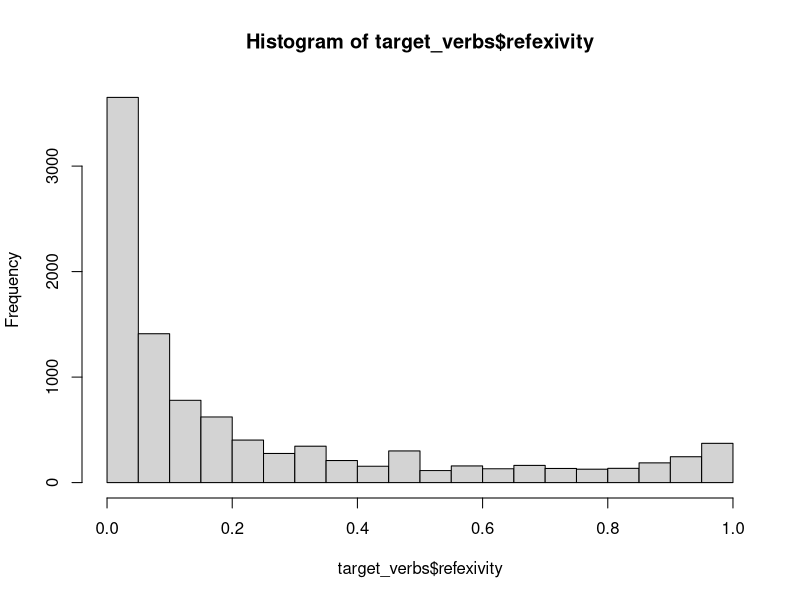
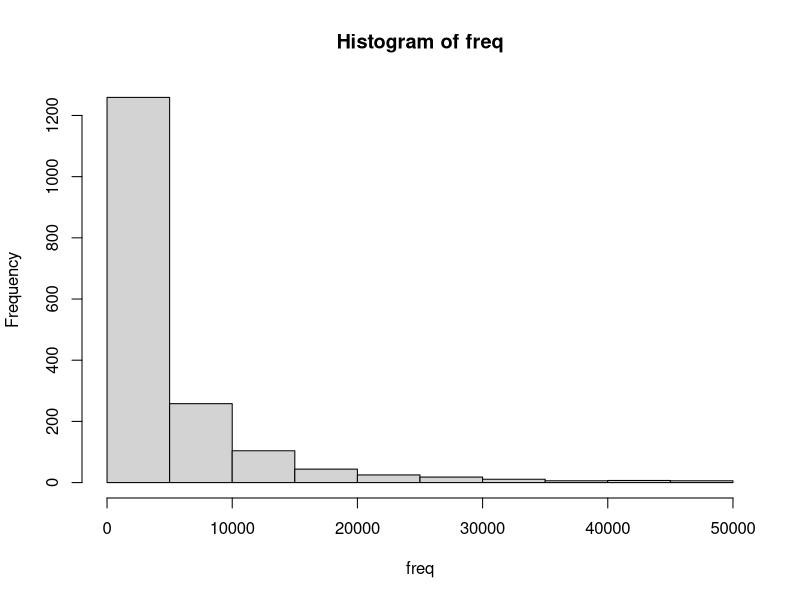

Here is the R script that generated these plots, in order:
#find verbs that are both reflexive and transitive and match them with their total frequency
library(tidyverse)

all <- read.csv("all_verbs_ipm.csv", encoding="UTF-8")
transitive <- read.csv("transitive_verbs_ipm.csv", encoding="UTF-8")
reflexive <- read.csv("reflexive_verbs_ipm.csv", encoding="UTF-8")

#these verbs occur in both transitive and reflexive lists
both_transitive_and_reflexive <- merge(transitive, reflexive, by = "lemma")
both_transitive_and_reflexive <-  both_transitive_and_reflexive %>% 
    rename(
        transitive_rank = order.x,
        reflexive_rank = order.y
    )

head(both_transitive_and_reflexive)

#merge them with list of all verbs to obtain their total frequency
target_verbs <- merge(both_transitive_and_reflexive, all, by = "lemma")
target_verbs <-  target_verbs %>% 
    rename(
        total_rank = order
    )

#for each verb, calculate how often it is used with a reflexive
target_verbs$refexivity <- (target_verbs$reflexive_frequency / target_verbs$total_frequency)
write.csv(target_verbs, "target_verbs_all.csv", fileEncoding = "UTF-8")

#most verbs are not realy reflexive, some are eclusively reflexive, few alternate
hist(target_verbs$refexivity)

#most reflexive verbs have very low frequency -> are unknown, we exclude them
#few have huge frequency - these are modal verbs, or highly abstact ones (be, have)
freq <- target_verbs$total_frequency[target_verbs$total_frequency > 1000]
freq <- freq[freq < 50000]
hist(freq) #there are only a few reflexive verbs, that occur frequently